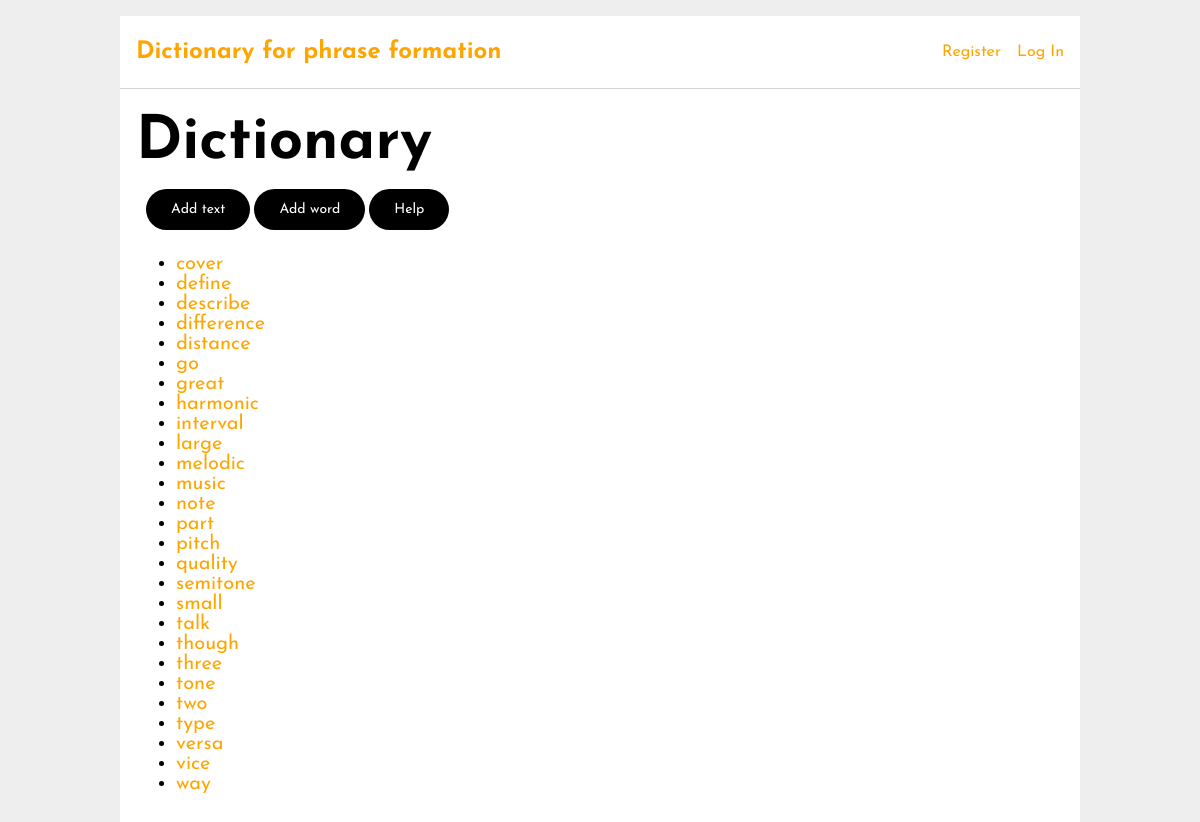
The page / on the database its author committed.
### tables this page shows
CREATE TABLE word (
  id INTEGER PRIMARY KEY AUTOINCREMENT,
  name TEXT UNIQUE NOT NULL,
  user_id INTEGER NOT NULL,
  FOREIGN KEY (user_id) REFERENCES user (id),
  unique (name)
);

### dictionary/dict.py (the view)
@bp.route("/")
def index():
    db = get_db()
    words = db.execute(
        "SELECT word.id, word.name FROM word ORDER BY word.name "
    ).fetchall()
    return render_template("dictionary/dictionary.html", words=words)

### dictionary/auth.py (called while the page is built)
@bp.before_app_request
def load_logged_in_user():
    user_id = session.get('user_id')
    if user_id is None:
        g.user = None
    else:
        g.user = get_db().execute(
            'SELECT * FROM user WHERE id = ?', (user_id,)
        ).fetchone()

### dictionary/db.py (called while the page is built)
def get_db():
    if "db" not in g:
        g.db = sqlite3.connect(
            current_app.config["DATABASE"], detect_types=sqlite3.PARSE_DECLTYPES
        )
        g.db.row_factory = sqlite3.Row
    return g.db

### dictionary/templates/dictionary/dictionary.html (shortened to what this page needs)
{% extends 'base.html' %}
{% block header %}
    <h1>{% block title %}Dictionary{% endblock %}</h1>
{% endblock %}
{% block buttons %}
    <ul>
        <li><a href="{{ url_for('dict.add_from_text') }}" class="button">Add text</a></li>
        <li><a href="{{ url_for('dict.add_word') }}" class="button">Add word</a></li>
        <li>
            <div class="popup" onclick="myFunction()">Help
            </div>
        </li>
    </ul>
{% endblock %}
{% block content %}
    <ul class="word">
        {% for word in words %}
            <li><a href="{{ url_for('dict.view_word', word_id=word['id']) }}" class="link">{{ word['name'] }}</a></li>
        {% endfor %}
    </ul>
{% endblock %}

### dictionary/templates/base.html (shortened to what this page needs)
<!doctype html>
<link rel="stylesheet" href="{{ url_for('static', filename='style.css') }}">
<nav>
  <h1><a href="{{ url_for('index') }}">Dictionary for phrase formation</a></h1>
  <ul>
    {% if g.user %}
      <li><span>{{ g.user['username'] }}</span>
      <li><a href="{{ url_for('auth.logout') }}" class="link">Log Out</a>
    {% else %}
      <li><a href="{{ url_for('auth.register') }}" class="link">Register</a>
      <li><a href="{{ url_for('auth.login') }}" class="link">Log In</a>
    {% endif %}
  </ul>
</nav>
<hr>
<section class="content">
  <header>
    {% block header %}{% endblock %}
  </header>
  <nav>
      {% block buttons %}{% endblock %}
  </nav>
  {% block content %}{% endblock %}
</section>

### dictionary/static/style.css (style rules this page uses)
h1, h2, h3, h4, h5, h6 { color: #000000; margin: 1rem 0; }
a { color: orange; text-decoration: none !important; }
hr { border: none; border-top: 1px solid lightgray; }
nav { background: white; display: flex; align-items: center; padding: 0 0.5rem; padding-top: 0.5rem; }
nav h1 { flex: auto; }
nav h1 a { text-decoration: none; padding: 0.25rem 0.5rem; }
nav ul { display: flex; list-style: none; margin: 0; padding: 0; }
nav ul li a, nav ul li span, header .action { display: block; padding: 0.5rem; }
.content { padding: 0 1rem 1rem; font-size: 20px; }
.content > header { display: flex; align-items: flex-end; }
.content > header h1 { flex: auto; margin: 1rem 0 0.25rem 0; font-size: 3em; }
.button { background-color: #000000; border: none; color: white; padding: 13px 25px; text-align: center; text-decoration: none; display: inline-block; font-size: 14px; margin: 4px 2px; cursor: pointer; border-radius: 38px; transition-duration: 0.4s; }
a.link { text-decoration: none !important; }
.popup { background-color: #000000; border: none; color: white; padding: 13px 25px; text-align: center; text-decoration: none; position: relative; display: inline-block; cursor: pointer; font-size: 14px; margin: 4px 2px; border-radius: 38px; transition-duration: 0.4s; -webkit-user-select: none; -moz-user-select: none; -ms-user-select: none; user-select: none; }

### rows shown on the page
word: name "cover"
word: name "define"
word: name "describe"
word: name "difference"
word: name "distance"
word: name "go"
word: name "great"
word: name "harmonic"
word: name "interval"
word: name "large"
word: name "melodic"
word: name "music"
word: name "note"
word: name "part"
word: name "pitch"
word: name "quality"
word: name "semitone"
word: name "small"
word: name "talk"
word: name "though"
word: name "three"
word: name "tone"
word: name "two"
word: name "type"
word: name "versa"
word: name "vice"
word: name "way"
